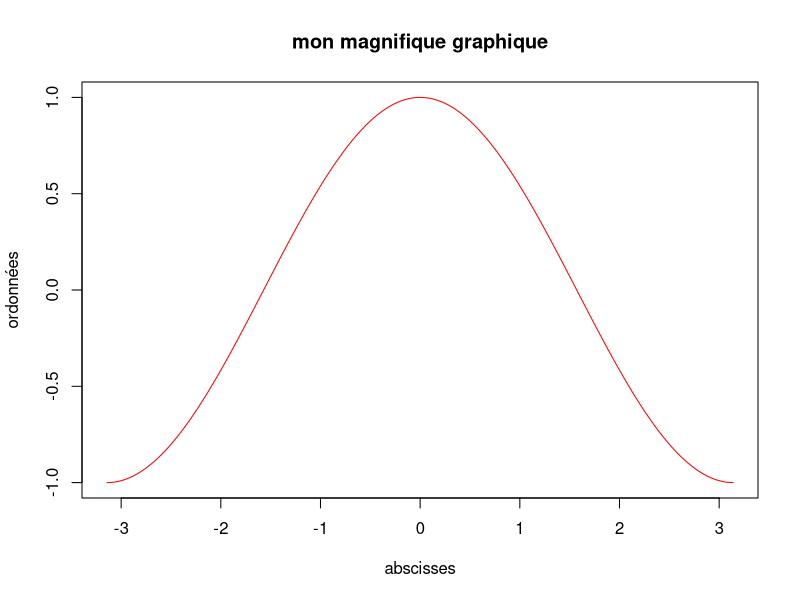

Reproduce this figure in R.
x = seq(from = -pi, to = pi, by = 0.01)
y= cos(x)
plot (x,y,type="l",col="red",main="mon magnifique graphique", xlab = "abscisses",ylab="ordonnées")

